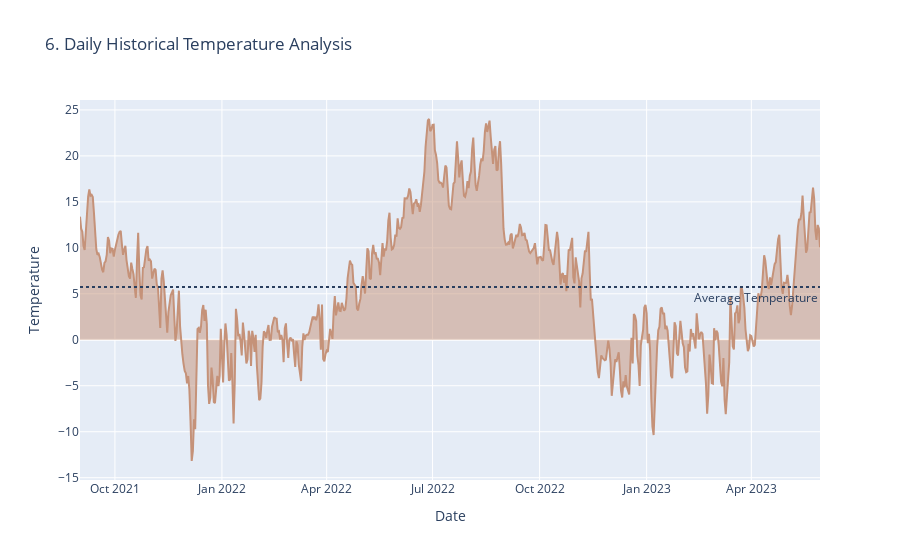

The code cell stored with this chart in its notebook:
### Code cell
fig = px.area(daily, x=daily.index, y="temperature",
              title='6. Daily Historical Temperature Analysis')
fig.add_hline(y=meanTemp, line_dash="dot",
              annotation_text="Average Temperature", annotation_position="bottom right")
fig.update_traces(line_color='#C59279')
fig.update_layout(xaxis_title="Date", yaxis_title="Temperature",
                  legend=dict(orientation="h", yanchor="bottom", y=1.02, xanchor="right", x=1))
fig.show()

### Figure 1 — Plotly figure (JSON) as saved in the notebook; plotly's stock layout.template omitted (floating-point values rounded to 4 significant figures; data arrays with more than 128 entries replaced by an {"elided": "..."} marker saying what was removed)
{"data": [{"fillpattern": {"shape": ""}, "hovertemplate": "datetime=%{x}<br>temperature=%{y}<extra></extra>", "legendgroup": "", "line": {"color": "#C59279"}, "marker": {"symbol": "circle"}, "mode": "lines", "name": "", "orientation": "v", "showlegend": false, "stackgroup": "1", "x": {"elided": "637 str values"}, "xaxis": "x", "y": {"elided": "637 float values"}, "yaxis": "y", "type": "scatter"}], "layout": {"xaxis": {"anchor": "y", "domain": [0, 1], "title": {"text": "Date"}, "type": "date", "range": ["2021-09-01", "2023-05-30"], "autorange": true}, "yaxis": {"anchor": "x", "domain": [0, 1], "title": {"text": "Temperature"}, "type": "linear", "range": [-15.25, 26.08], "autorange": true}, "legend": {"tracegroupgap": 0, "orientation": "h", "yanchor": "bottom", "y": 1.02, "xanchor": "right", "x": 1}, "title": {"text": "6. Daily Historical Temperature Analysis"}, "shapes": [{"line": {"dash": "dot"}, "type": "line", "x0": 0, "x1": 1, "xref": "x domain", "y0": 5.741, "y1": 5.741, "yref": "y"}], "annotations": [{"showarrow": false, "text": "Average Temperature", "x": 1, "xanchor": "right", "xref": "x domain", "y": 5.741, "yanchor": "top", "yref": "y"}], "autosize": true}}
